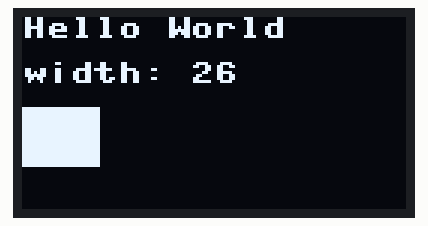
Simulated run of this program. Board: Raspberry Pi Pico running MicroPython. Shown: 128×64 one-colour display. Library files of the repository ran but are not shown: ssd1306.py.

Above: at 0.8 s.
At 5.4 s:
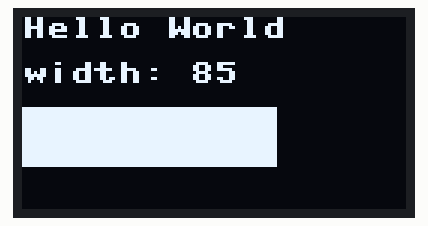
At 10.3 s:
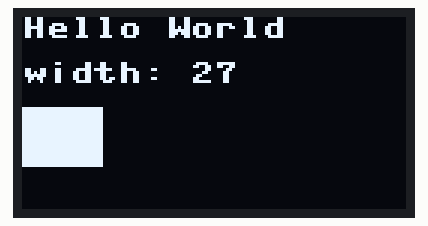
At 19.5 s:
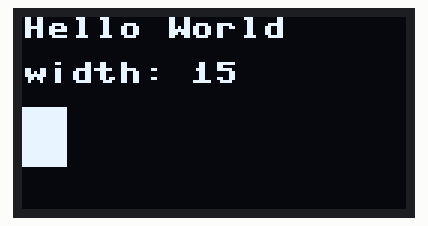
At 28.5 s:
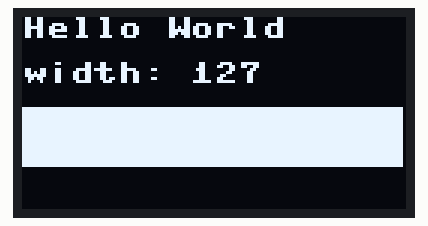
At 39.2 s:
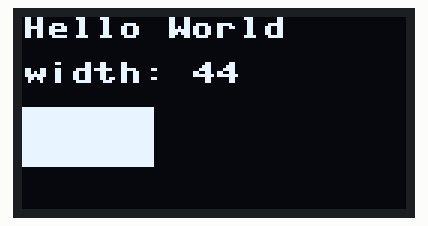

Measured:
- what the display in image 1 shows lasts 0.8 s, from 5.3 s to 6.1 s

The program:

hello.SSD1306.RP2040.py
```python
#
# hello.SSD1306.RP2040.py
#    XIAO RP2040 SSD1306 OLED hello-world
#
# Neil Gershenfeld 11/4/23
#
# install MicroPython:
#    https://micropython.org/download/RPI_PICO/
# copy ssd1306 to device:
#    https://github.com/stlehmann/micropython-ssd1306/blob/master/ssd1306.py
#
from machine import Pin,I2C
import ssd1306
#
width = 128
height = 64
#
i2c = I2C(1,sda=Pin(6),scl=Pin(7),freq=400000)
oled = ssd1306.SSD1306_I2C(width,height,i2c,addr=0x3c)
#
while True:
    for i in range(width):
        oled.fill(0)
        oled.text('Hello World',0,0,1)
        oled.text(f"width: {i}",0,15,1)
        oled.fill_rect(0,30,i,20,1)
        oled.show()
```
